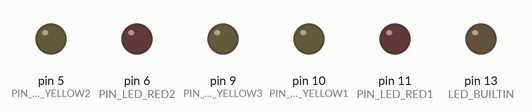
This program was run on a simulated Arduino Pro Mini, built with avr-gcc and run on an emulated ATmega328P. Shown: output pins drawn as LEDs (lit = HIGH). Random numbers use the default seed unless the program sets one.

Above: at 0.15 s.
At 2.64 s:
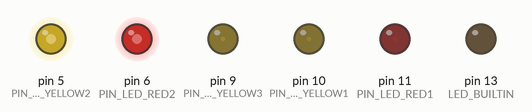
At 11.73 s:
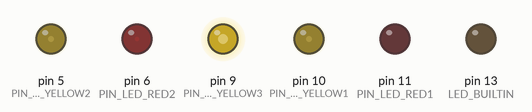
At 20.7 s:
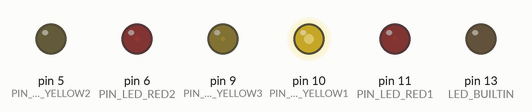
At 25.13 s:
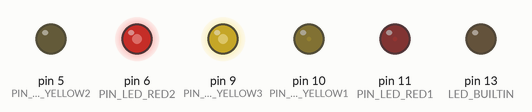
At 38.96 s:
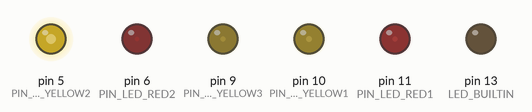
Timing chart, 0 to 40.0 s (numbered marks = the images above):
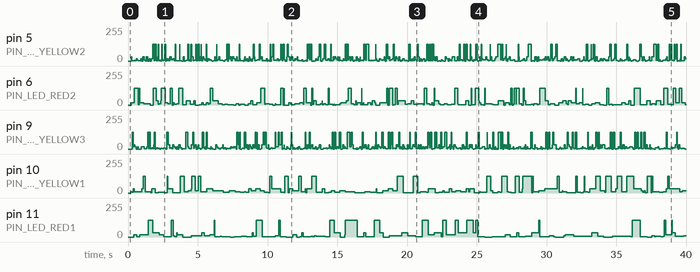

The program:

main.cpp
```cpp
// (licence header left out)
#include <Arduino.h>

// Defining the pins use for the LEDs
#define PIN_LED_YELLOW1 10
#define PIN_LED_YELLOW2 5
#define PIN_LED_YELLOW3 9
#define PIN_LED_RED1 11
#define PIN_LED_RED2 6

// Defining the states for the LEDs
#define NUM_LEDS  5
int ledPin[NUM_LEDS] = {PIN_LED_YELLOW1, PIN_LED_YELLOW2, PIN_LED_YELLOW3, PIN_LED_RED1, PIN_LED_RED2};
unsigned long ledDelayTime[NUM_LEDS];
unsigned long ledLastTime[NUM_LEDS];

void setup() {
  digitalWrite(LED_BUILTIN, LOW); // Turn-off built-in LED
  pinMode(LED_BUILTIN, OUTPUT);

  digitalWrite(PIN_LED_YELLOW1, LOW);
  digitalWrite(PIN_LED_YELLOW2, LOW);
  digitalWrite(PIN_LED_YELLOW3, LOW);
  digitalWrite(PIN_LED_RED1, LOW);
  digitalWrite(PIN_LED_RED2, LOW);
  pinMode(PIN_LED_YELLOW1, OUTPUT);
  pinMode(PIN_LED_YELLOW2, OUTPUT);
  pinMode(PIN_LED_YELLOW3, OUTPUT);
  pinMode(PIN_LED_RED1, OUTPUT);
  pinMode(PIN_LED_RED2, OUTPUT);

  // Initial time state for the LEDs
  for (int r = 0; r < NUM_LEDS; r++) {
    ledDelayTime[r] = 45 + random(20) * 20;
  }
}

// Defining the brightness levels
#define BRIGHTNESS_POS_OFF  0
#define BRIGHTNESS_POS_MIN  1
#define BRIGHTNESS_POS_MAX  8
int brightnessLevels[] = {0, 1, 2, 4, 8, 16, 32, 127, 255};

void loop() {
  unsigned long millisTime = millis();

  for (int r = 0; r < NUM_LEDS; r++) {
    if (millisTime - ledLastTime[r] > ledDelayTime[r]) {
      ledLastTime[r] = millisTime;

      // Set random brightness and delay time
      int level = BRIGHTNESS_POS_OFF;
      switch(r) {
        case 0: // Yellow 1
          level = 2 + random(BRIGHTNESS_POS_MAX-2);
          ledDelayTime[r] = 45 + random(20) * 20;
          break;
        case 1: // Yellow 2
          level = random(BRIGHTNESS_POS_MAX);
          ledDelayTime[r] = 15 + random(10) * 10;
          break;
        case 2: // Yellow 3
          level = random(BRIGHTNESS_POS_MAX);
          ledDelayTime[r] = 15 + random(10) * 10;
          break;
        case 3: // Red 1
          level = random(BRIGHTNESS_POS_MAX);
          ledDelayTime[r] = 50 + random(30) * 20;
          break;
        case 4: // Red 2
          level = random(BRIGHTNESS_POS_MAX);
          ledDelayTime[r] = 15 + random(20) * 15;
          break;
      }

      analogWrite(ledPin[r], brightnessLevels[level]);
    }
  }
}
```

Measured:
- by itself, pin 11 (PIN_LED_RED1): 0/255 → 16/255 at 0.41 s, → 1/255 0.23 s later, → 16/255 0.21 s later, → 127/255 0.59 s later, … (108 changes in this stretch)
